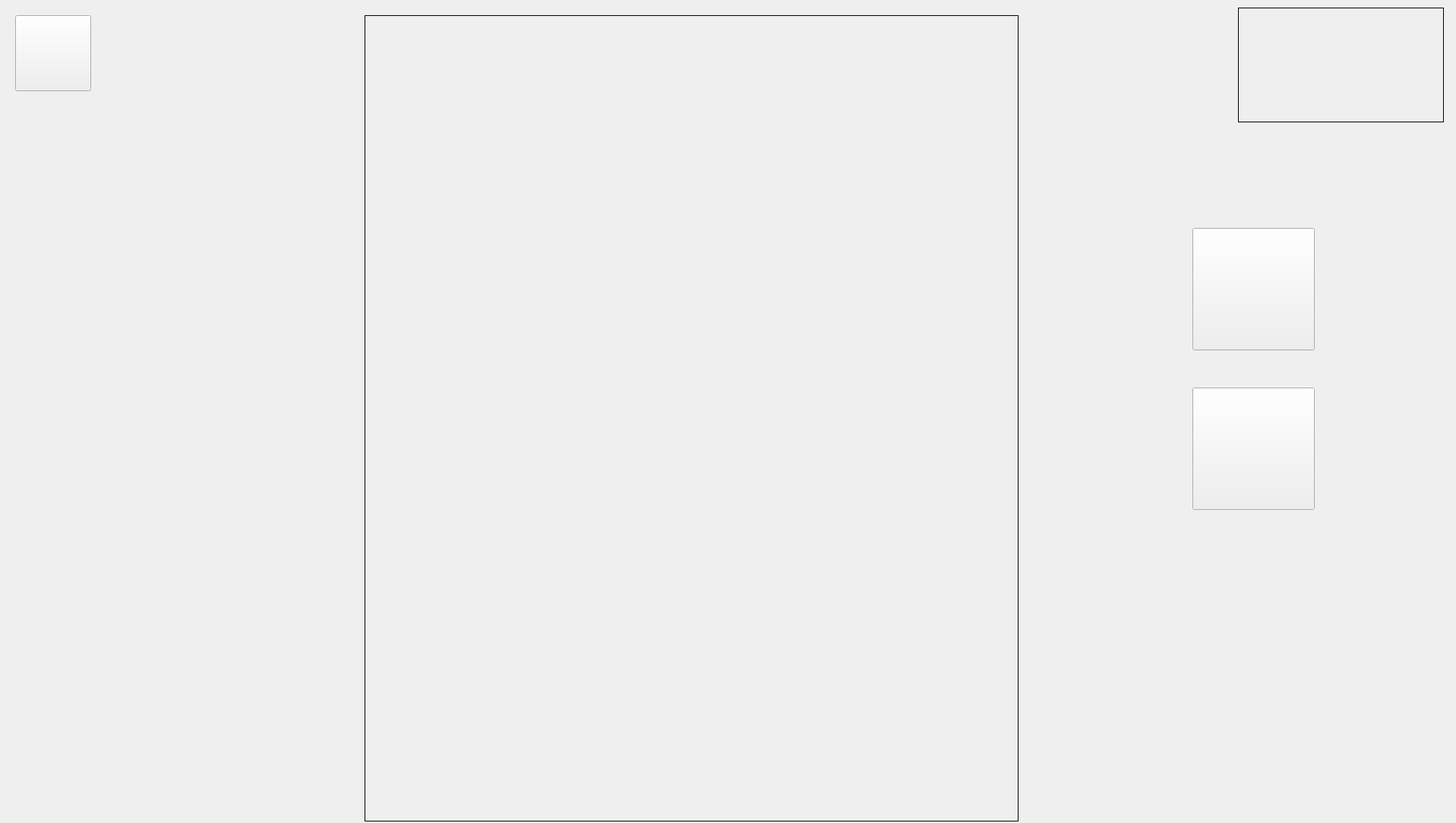
<?xml version="1.0" encoding="UTF-8"?>
<ui version="4.0">
 <class>Form</class>
 <widget class="QWidget" name="Form">
  <property name="geometry">
   <rect>
    <x>0</x>
    <y>0</y>
    <width>1917</width>
    <height>1083</height>
   </rect>
  </property>
  <property name="windowTitle">
   <string>Form</string>
  </property>
  <widget class="QLabel" name="imgLabel">
   <property name="geometry">
    <rect>
     <x>480</x>
     <y>20</y>
     <width>861</width>
     <height>1061</height>
    </rect>
   </property>
   <property name="frameShape">
    <enum>QFrame::Box</enum>
   </property>
   <property name="text">
    <string/>
   </property>
  </widget>
  <widget class="QPushButton" name="b1">
   <property name="geometry">
    <rect>
     <x>1570</x>
     <y>300</y>
     <width>161</width>
     <height>161</height>
    </rect>
   </property>
   <property name="text">
    <string/>
   </property>
  </widget>
  <widget class="QPushButton" name="gobackButton">
   <property name="geometry">
    <rect>
     <x>20</x>
     <y>20</y>
     <width>100</width>
     <height>100</height>
    </rect>
   </property>
   <property name="styleSheet">
    <string notr="true"/>
   </property>
   <property name="text">
    <string/>
   </property>
   <property name="icon">
    <iconset resource="image/image.qrc">
     <normaloff>:/newPrefix/goback.png</normaloff>:/newPrefix/goback.png</iconset>
   </property>
   <property name="iconSize">
    <size>
     <width>100</width>
     <height>100</height>
    </size>
   </property>
  </widget>
  <widget class="QLabel" name="timeLabel">
   <property name="geometry">
    <rect>
     <x>1630</x>
     <y>10</y>
     <width>271</width>
     <height>151</height>
    </rect>
   </property>
   <property name="font">
    <font>
     <weight>75</weight>
     <bold>true</bold>
    </font>
   </property>
   <property name="styleSheet">
    <string notr="true">border: 1px solid black;</string>
   </property>
   <property name="text">
    <string/>
   </property>
  </widget>
  <widget class="QPushButton" name="b3">
   <property name="geometry">
    <rect>
     <x>1570</x>
     <y>510</y>
     <width>161</width>
     <height>161</height>
    </rect>
   </property>
   <property name="text">
    <string/>
   </property>
  </widget>
 </widget>
 <resources>
  <include location="image/image.qrc"/>
 </resources>
 <connections/>
</ui>
